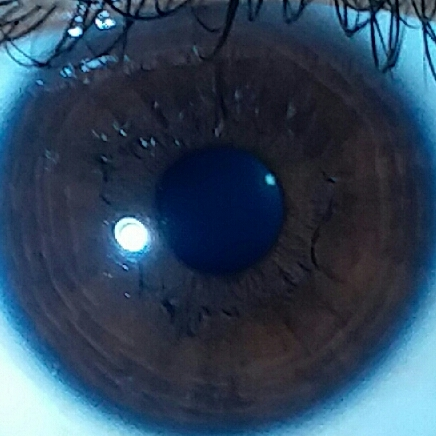
#> input picture Dataset_old/normal/2.jpg, 436 x 436 px
$ jupyter execute test_hough.ipynb
#> lines starting #> are read from the running program, lines starting #| are printed output that depends on the picture; after the words box and inside, x2 and y2 are one past the last pixel; in counts of white or black regions, pixels touching at a corner belong together
[cell 1]
import cv2
import numpy as np
import matplotlib.pyplot as plt
import math

#load image and show it
normal_path = "./Dataset_old/normal/2.jpg"
sedang_path = "./Dataset_old/sedang/1.jpg"
tinggi_path = "./Dataset_old/tinggi/1.jpg"

img_normal = cv2.imread(normal_path)
#> img_normal is the input picture: shape (436, 436, 3); mean B, G, R 90.1, 68.5, 47.9
img_sedang = cv2.imread(sedang_path)
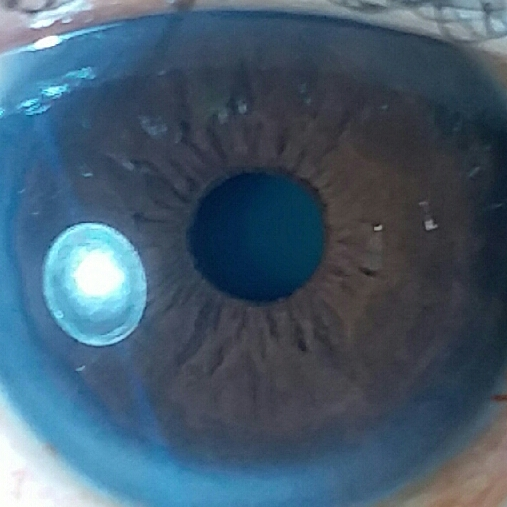
#> input picture Dataset_old/sedang/1.jpg, 507 x 507 px
#> img_sedang is the input picture: shape (507, 507, 3); mean B, G, R 109.4, 90.4, 67.7
img_tinggi = cv2.imread(tinggi_path)
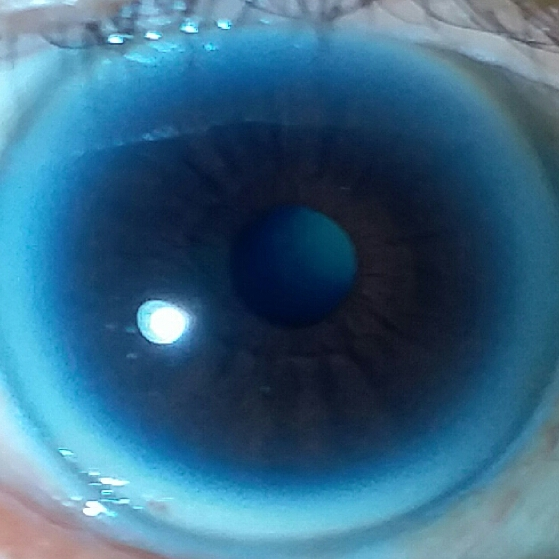
#> input picture Dataset_old/tinggi/1.jpg, 559 x 559 px
#> img_tinggi is the input picture: shape (559, 559, 3); mean B, G, R 131.3, 102.4, 55.5

[cell 2]
#Hough Transform to detect the iris
input_img = img_normal
real_img = img_normal
preprocessing = cv2.cvtColor(real_img, cv2.COLOR_BGR2GRAY)
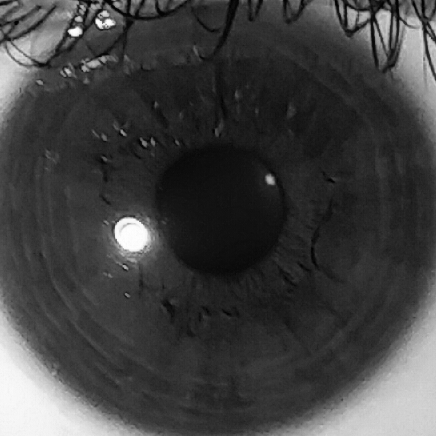
#> preprocessing: shape (436, 436); min 1, max 254, mean 64.8
preprocessing = cv2.medianBlur(preprocessing, 7)
ret, line = cv2.threshold(preprocessing, 0, 255, cv2.THRESH_BINARY+cv2.THRESH_OTSU)
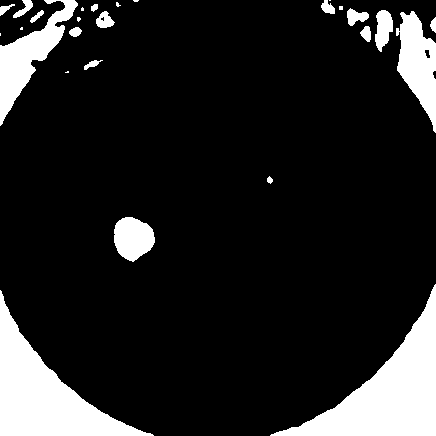
#> line: shape (436, 436); 13.6% white; 27 white regions (9 under 20 px), largest, box (x1, y1, x2, y2) and area: (270, 284, 436, 436) 8853, (0, 290, 154, 436) 7924, (0, 0, 78, 126) 3162
#> ret = 115
preprocessing = cv2.Canny(preprocessing, 20, 98, apertureSize=3)
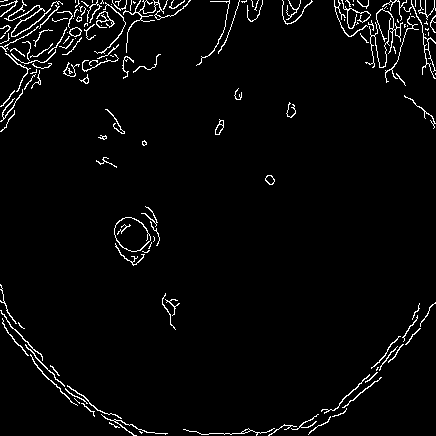
#> preprocessing: shape (436, 436); 3.2% white in thin lines or dots
#preprocessing = cv2.Canny(line,0,0)

rows = preprocessing.shape[0]
#> rows = 436
circles = cv2.HoughCircles(preprocessing, cv2.HOUGH_GRADIENT, 1, rows / 4, param1=ret, param2=10, minRadius=250, maxRadius=real_img.shape[0])
#> circles = [[210.5, 261.5, 261.9], [222.5, 418.5, 416.7], [215.5, 151.5, 282.9], [105.5, 292.5, 285.3], [106.5, 158.5, 340.5], [312.5, 319.5, 307.7], [329.5, 45.5, 429.9], [373.5, 190.5, 370.3], [84.5, 49.5, 434.3], [22.5, 425.5, 411.2], [435.5, 332.5, 304.8]]

img_center = (int(real_img.shape[0]/2),int(real_img.shape[1] /2))
#> img_center = (218, 218)
img_radius = int(real_img.shape[0])
#> img_radius = 436

x = []
if circles is not None :
    circles = np.uint16(np.around(circles))
#> circles = [[210, 262, 262], [222, 418, 417], [216, 152, 283], [106, 292, 285], [106, 158, 340], [312, 320, 308], [330, 46, 430], [374, 190, 370], [84, 50, 434], [22, 426, 411], [436, 332, 305]]
    begin = True
    for i in circles[0, :]:
        center = (i[0], i[1])
        radius = i[2]

        cv2.circle(preprocessing, center, 1, (255, 0, 255), 3)
        cv2.circle(real_img, center, 1, (255, 0, 255), 3)
        #cv2.circle(preprocessing, center, radius, (255, 0, 255), 3)
        #cv2.circle(real_img, center, radius, (255, 0, 255), 3)
        x.append(center)
#> this loop made 11 passes
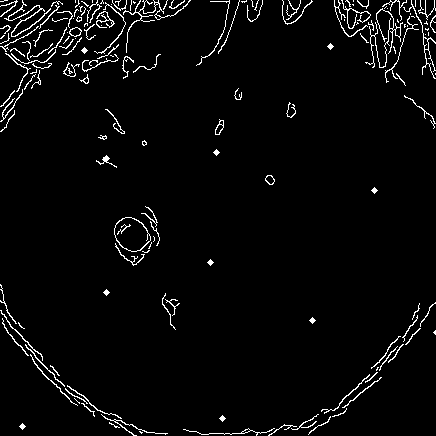
#> preprocessing: shape (436, 436); 3.3% white in thin lines or dots
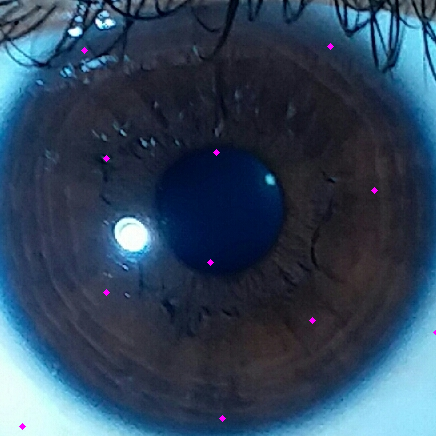
#> real_img: shape (436, 436, 3); 0.14% of pixels changed, all inside (x1, y1, x2, y2) = (19, 43, 436, 430)
#> after the loop, x = [(210, 262), (222, 418), (216, 152), (106, 292), (106, 158), (312, 320), (330, 46), (374, 190), (84, 50), (22, 426), (436, 332)]

plt.imshow(real_img)
plt.show()

plt.imshow(preprocessing)
plt.show()

[cell 3]
#from sklearn.neighbors.nearest_centroid import NearestCentroid
from sklearn.cluster import KMeans
from scipy import stats

print(radius)
#| 305
print(len(x))
#| 11

z = np.abs(stats.zscore(x))
#> z = [[0.0779, 0.17], [0.0173, 1.41], [0.0303, 0.702], [0.903, 0.408], [0.903, 0.654], [0.731, 0.63], [0.874, 1.54], [1.22, 0.401], [1.08, 1.51], [1.57, 1.47], [1.72, 0.725]]
x_o = np.array(x)[(z < 3).all(axis=1)]
#> x_o = [[210, 262], [222, 418], [216, 152], [106, 292], [106, 158], [312, 320], [330, 46], [374, 190], [84, 50], [22, 426], [436, 332]]
print(len(x_o))
#| 11
print(real_img.shape[0]/2)
#| 218.0

clf = KMeans(n_clusters=1, random_state=0).fit(x_o)
cluster_center = (int(clf.cluster_centers_[0][0]) ,int(clf.cluster_centers_[0][1]))
#> cluster_center = (219, 240)

cv2.circle(preprocessing, cluster_center, 10, (0, 255, 255), 3)
cv2.circle(real_img, cluster_center, 10, (0, 255, 255), 3)
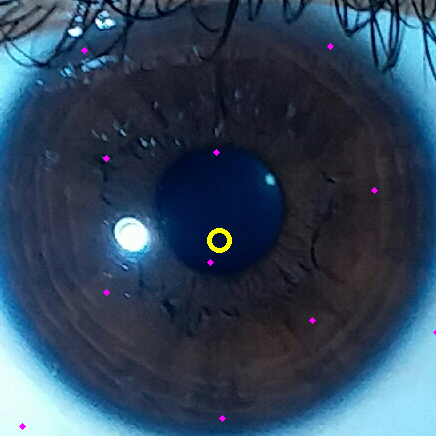
#> real_img: shape (436, 436, 3); 0.16% of pixels changed, all inside (x1, y1, x2, y2) = (207, 228, 232, 253)

cv2.circle(preprocessing, cluster_center, int(real_img.shape[0]/2), (255, 0, 255), 3)
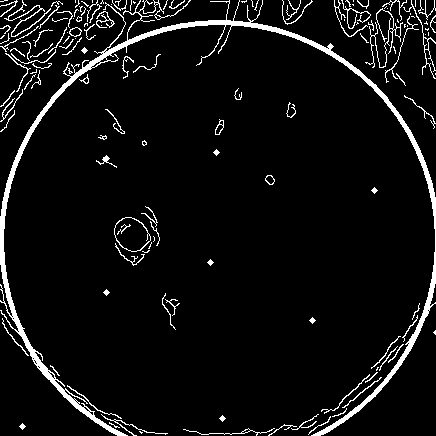
#> preprocessing: shape (436, 436); 6.1% white; 141 white regions (57 under 20 px), largest, box (x1, y1, x2, y2) and area: (0, 0, 436, 436) 6515, (365, 8, 403, 68) 315, (4, 0, 51, 37) 227
cv2.circle(real_img, cluster_center, int(real_img.shape[0]/2), (255, 0, 255), 3)
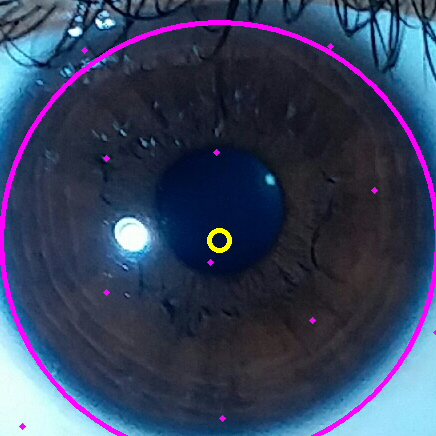
#> real_img: shape (436, 436, 3); 2.88% of pixels changed, all inside (x1, y1, x2, y2) = (0, 20, 436, 436)

plt.imshow(real_img)
plt.show()

plt.imshow(preprocessing)
plt.show()
